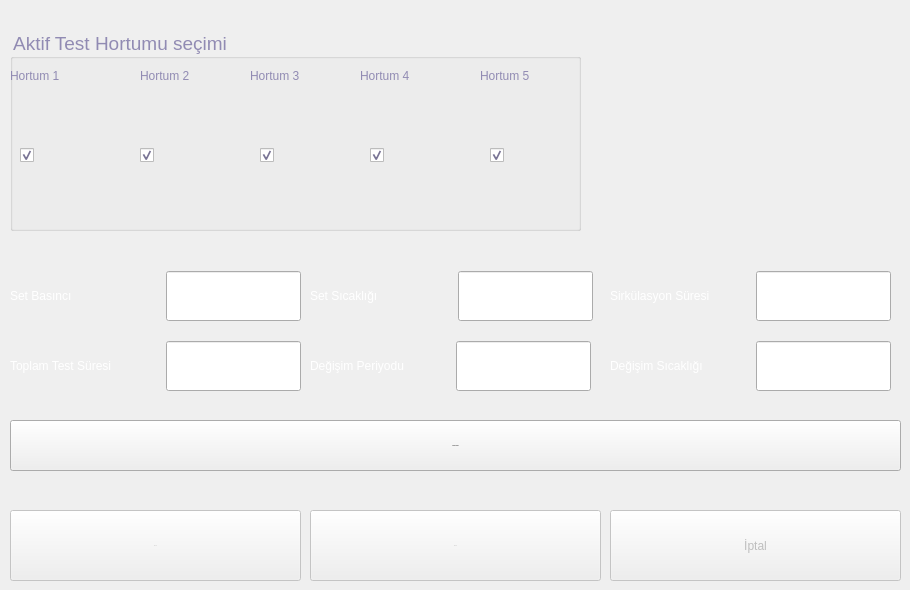
        <widget class="QWidget" name="p1500h">
         <widget class="QGroupBox" name="groupBox">
          <property name="geometry">
           <rect>
            <x>10</x>
            <y>30</y>
            <width>571</width>
            <height>201</height>
           </rect>
          </property>
          <property name="font">
           <font>
            <family>MS Shell Dlg 2</family>
            <pointsize>14</pointsize>
            <weight>50</weight>
            <italic>false</italic>
            <bold>false</bold>
           </font>
          </property>
          <property name="styleSheet">
           <string notr="true">font: 14pt &quot;MS Shell Dlg 2&quot;;
color :rgb(145, 139, 179);
</string>
          </property>
          <property name="title">
           <string>Aktif Test Hortumu seçimi</string>
          </property>
          <property name="alignment">
           <set>Qt::AlignLeading|Qt::AlignLeft|Qt::AlignVCenter</set>
          </property>
          <property name="flat">
           <bool>true</bool>
          </property>
          <property name="checkable">
           <bool>false</bool>
          </property>
          <widget class="QLabel" name="label_8">
           <property name="geometry">
            <rect>
             <x>470</x>
             <y>30</y>
             <width>91</width>
             <height>31</height>
            </rect>
           </property>
           <property name="text">
            <string>Hortum 5</string>
           </property>
           <property name="margin">
            <number>3</number>
           </property>
          </widget>
          <widget class="QCheckBox" name="checkBox_4">
           <property name="geometry">
            <rect>
             <x>130</x>
             <y>90</y>
             <width>61</width>
             <height>71</height>
            </rect>
           </property>
           <property name="text">
            <string/>
           </property>
           <property name="checked">
            <bool>true</bool>
           </property>
          </widget>
          <widget class="QCheckBox" name="checkBox_3">
           <property name="geometry">
            <rect>
             <x>480</x>
             <y>90</y>
             <width>61</width>
             <height>71</height>
            </rect>
           </property>
           <property name="text">
            <string/>
           </property>
           <property name="iconSize">
            <size>
             <width>32</width>
             <height>32</height>
            </size>
           </property>
           <property name="checked">
            <bool>true</bool>
           </property>
          </widget>
          <widget class="QCheckBox" name="checkBox">
           <property name="geometry">
            <rect>
             <x>10</x>
             <y>90</y>
             <width>61</width>
             <height>71</height>
            </rect>
           </property>
           <property name="text">
            <string/>
           </property>
           <property name="checkable">
            <bool>true</bool>
           </property>
           <property name="checked">
            <bool>true</bool>
           </property>
           <property name="tristate">
            <bool>false</bool>
           </property>
          </widget>
          <widget class="QLabel" name="label_6">
           <property name="geometry">
            <rect>
             <x>240</x>
             <y>30</y>
             <width>91</width>
             <height>31</height>
            </rect>
           </property>
           <property name="text">
            <string>Hortum 3</string>
           </property>
           <property name="margin">
            <number>3</number>
           </property>
          </widget>
          <widget class="QCheckBox" name="checkBox_2">
           <property name="geometry">
            <rect>
             <x>360</x>
             <y>90</y>
             <width>61</width>
             <height>71</height>
            </rect>
           </property>
           <property name="text">
            <string/>
           </property>
           <property name="checked">
            <bool>true</bool>
           </property>
          </widget>
          <widget class="QLabel" name="label_4">
           <property name="geometry">
            <rect>
             <x>0</x>
             <y>30</y>
             <width>91</width>
             <height>31</height>
            </rect>
           </property>
           <property name="text">
            <string>Hortum 1</string>
           </property>
           <property name="margin">
            <number>3</number>
           </property>
          </widget>
          <widget class="QLabel" name="label_7">
           <property name="geometry">
            <rect>
             <x>350</x>
             <y>30</y>
             <width>91</width>
             <height>31</height>
            </rect>
           </property>
           <property name="text">
            <string>Hortum 4</string>
           </property>
           <property name="margin">
            <number>3</number>
           </property>
          </widget>
          <widget class="QLabel" name="label_5">
           <property name="geometry">
            <rect>
             <x>130</x>
             <y>30</y>
             <width>91</width>
             <height>31</height>
            </rect>
           </property>
           <property name="text">
            <string>Hortum 2</string>
           </property>
           <property name="margin">
            <number>3</number>
           </property>
          </widget>
          <widget class="QCheckBox" name="checkBox_5">
           <property name="geometry">
            <rect>
             <x>250</x>
             <y>90</y>
             <width>61</width>
             <height>71</height>
            </rect>
           </property>
           <property name="text">
            <string/>
           </property>
           <property name="checked">
            <bool>true</bool>
           </property>
          </widget>
         </widget>
         <widget class="QPushButton" name="bPauseTest1500h">
          <property name="enabled">
           <bool>false</bool>
          </property>
          <property name="geometry">
           <rect>
            <x>310</x>
            <y>510</y>
            <width>291</width>
            <height>71</height>
           </rect>
          </property>
          <property name="minimumSize">
           <size>
            <width>94</width>
            <height>50</height>
           </size>
          </property>
          <property name="font">
           <font>
            <family>Gill Sans MT</family>
            <pointsize>-1</pointsize>
           </font>
          </property>
          <property name="styleSheet">
           <string notr="true">/*QPushButton {
color: #fff;
font-family: &quot;Gill Sans MT&quot;;
font-size: 21px;
border: 2px solid #c3fcf1;
border-radius: 11px;
padding: 5px;
background: qradialgradient(cx: 0.3, cy: -0.6,
fx: 0.3, fy: -0.4,
radius: 1.35, stop: 0 #65BAAB, stop: 1 #0E62A0);
min-width: 80px;
}
QPushButton:hover {
background: qradialgradient(cx: 0.3, cy: -0.4,
fx: 0.3, fy: -0.4,
radius: 1.35, stop: 0 #65BAAB, stop: 1 #0E62A0);
}
QPushButton:pressed {
background: qradialgradient(cx: 0.4, cy: -0.1,
fx: 0.4, fy: -0.1,
radius: 1.35, stop: 0 #65BAAB, stop: 1 #ddd);
}
QPushButton:disabled {
color: #888;
background: qradialgradient(cx: 0.4, cy: -0.1,
fx: 0.4, fy: -0.1,
radius: 1.35, stop: 0 #65BAAB, stop: 1 #ddd);
}</string>
          </property>
          <property name="text">
           <string>Beklet</string>
          </property>
         </widget>
         <widget class="QPushButton" name="bStopTest1500h">
          <property name="enabled">
           <bool>false</bool>
          </property>
          <property name="geometry">
           <rect>
            <x>610</x>
            <y>510</y>
            <width>291</width>
            <height>71</height>
           </rect>
          </property>
          <property name="minimumSize">
           <size>
            <width>94</width>
            <height>50</height>
           </size>
          </property>
          <property name="styleSheet">
           <string notr="true">/*QPushButton {
color: #fff;
font-family: &quot;Gill Sans MT&quot;;
font-size: 21px;
border: 2px solid #c3fcf1;
border-radius: 11px;
padding: 5px;
background: qradialgradient(cx: 0.3, cy: -0.6,
fx: 0.3, fy: -0.4,
radius: 1.35, stop: 0 #65BAAB, stop: 1 #0E62A0);
min-width: 80px;
}
QPushButton:hover {
background: qradialgradient(cx: 0.3, cy: -0.4,
fx: 0.3, fy: -0.4,
radius: 1.35, stop: 0 #65BAAB, stop: 1 #0E62A0);
}
QPushButton:pressed {
background: qradialgradient(cx: 0.4, cy: -0.1,
fx: 0.4, fy: -0.1,
radius: 1.35, stop: 0 #65BAAB, stop: 1 #ddd);
}
QPushButton:disabled {
color: #888;
background: qradialgradient(cx: 0.4, cy: -0.1,
fx: 0.4, fy: -0.1,
radius: 1.35, stop: 0 #65BAAB, stop: 1 #ddd);
}</string>
          </property>
          <property name="text">
           <string>İptal</string>
          </property>
         </widget>
         <widget class="QWidget" name="layoutWidget_2">
          <property name="geometry">
           <rect>
            <x>10</x>
            <y>270</y>
            <width>291</width>
            <height>52</height>
           </rect>
          </property>
          <layout class="QHBoxLayout" name="horizontalLayout_11">
           <item>
            <widget class="QLabel" name="label_52">
             <property name="styleSheet">
              <string notr="true">QLabel{
color : #fff;
font: 75 14pt &quot;Gill Sans MT&quot;;
}</string>
             </property>
             <property name="text">
              <string>Set Basıncı            </string>
             </property>
            </widget>
           </item>
           <item>
            <widget class="QLineEdit" name="leSetPressure1500h">
             <property name="sizePolicy">
              <sizepolicy hsizetype="Fixed" vsizetype="Fixed">
               <horstretch>0</horstretch>
               <verstretch>0</verstretch>
              </sizepolicy>
             </property>
             <property name="minimumSize">
              <size>
               <width>135</width>
               <height>50</height>
              </size>
             </property>
             <property name="maximumSize">
              <size>
               <width>135</width>
               <height>16777215</height>
              </size>
             </property>
            </widget>
           </item>
          </layout>
         </widget>
         <widget class="QPushButton" name="bStartTest1500h">
          <property name="enabled">
           <bool>false</bool>
          </property>
          <property name="geometry">
           <rect>
            <x>10</x>
            <y>510</y>
            <width>291</width>
            <height>71</height>
           </rect>
          </property>
          <property name="minimumSize">
           <size>
            <width>94</width>
            <height>50</height>
           </size>
          </property>
          <property name="font">
           <font>
            <family>Gill Sans MT</family>
            <pointsize>-1</pointsize>
           </font>
          </property>
          <property name="styleSheet">
           <string notr="true">/*QPushButton {
color: #fff;
font-family: &quot;Gill Sans MT&quot;;
font-size: 21px;
border: 2px solid #c3fcf1;
border-radius: 11px;
padding: 5px;
background: qradialgradient(cx: 0.3, cy: -0.6,
fx: 0.3, fy: -0.4,
radius: 1.35, stop: 0 #65BAAB, stop: 1 #0E62A0);
min-width: 80px;
}
QPushButton:hover {
background: qradialgradient(cx: 0.3, cy: -0.4,
fx: 0.3, fy: -0.4,
radius: 1.35, stop: 0 #65BAAB, stop: 1 #0E62A0);
}
QPushButton:pressed {
background: qradialgradient(cx: 0.4, cy: -0.1,
fx: 0.4, fy: -0.1,
radius: 1.35, stop: 0 #65BAAB, stop: 1 #ddd);
}
QPushButton:disabled {
color: #888;
background: qradialgradient(cx: 0.4, cy: -0.1,
fx: 0.4, fy: -0.1,
radius: 1.35, stop: 0 #65BAAB, stop: 1 #ddd);
}</string>
          </property>
          <property name="text">
           <string>Başlat</string>
          </property>
          <property name="iconSize">
           <size>
            <width>24</width>
            <height>15</height>
           </size>
          </property>
         </widget>
         <widget class="QPushButton" name="bSendProfile1500h">
          <property name="enabled">
           <bool>true</bool>
          </property>
          <property name="geometry">
           <rect>
            <x>10</x>
            <y>420</y>
            <width>891</width>
            <height>51</height>
           </rect>
          </property>
          <property name="minimumSize">
           <size>
            <width>94</width>
            <height>50</height>
           </size>
          </property>
          <property name="font">
           <font>
            <family>Gill Sans MT</family>
            <pointsize>-1</pointsize>
           </font>
          </property>
          <property name="styleSheet">
           <string notr="true">/*QPushButton {
color: #fff;
font-family: &quot;Gill Sans MT&quot;;
font-size: 21px;
border: 2px solid #c3fcf1;
border-radius: 11px;
padding: 5px;
background: qradialgradient(cx: 0.3, cy: -0.6,
fx: 0.3, fy: -0.4,
radius: 1.35, stop: 0 #65BAAB, stop: 1 #0E62A0);
min-width: 80px;
}
QPushButton:hover {
background: qradialgradient(cx: 0.3, cy: -0.4,
fx: 0.3, fy: -0.4,
radius: 1.35, stop: 0 #65BAAB, stop: 1 #0E62A0);
}
QPushButton:pressed {
background: qradialgradient(cx: 0.4, cy: -0.1,
fx: 0.4, fy: -0.1,
radius: 1.35, stop: 0 #65BAAB, stop: 1 #ddd);
}
QPushButton:disabled {
color: #888;
background: qradialgradient(cx: 0.4, cy: -0.1,
fx: 0.4, fy: -0.1,
radius: 1.35, stop: 0 #65BAAB, stop: 1 #ddd);
}</string>
          </property>
          <property name="text">
           <string>Seçimi Onayla</string>
          </property>
          <property name="iconSize">
           <size>
            <width>24</width>
            <height>15</height>
           </size>
          </property>
         </widget>
         <widget class="QWidget" name="layoutWidget_3">
          <property name="geometry">
           <rect>
            <x>310</x>
            <y>270</y>
            <width>283</width>
            <height>52</height>
           </rect>
          </property>
          <layout class="QHBoxLayout" name="horizontalLayout_12">
           <item>
            <widget class="QLabel" name="label_53">
             <property name="styleSheet">
              <string notr="true">QLabel{
color : #fff;
font: 75 14pt &quot;Gill Sans MT&quot;;
}</string>
             </property>
             <property name="text">
              <string>Set Sıcaklığı          </string>
             </property>
            </widget>
           </item>
           <item>
            <widget class="QLineEdit" name="leSetTemperature1500h">
             <property name="sizePolicy">
              <sizepolicy hsizetype="Fixed" vsizetype="Fixed">
               <horstretch>0</horstretch>
               <verstretch>0</verstretch>
              </sizepolicy>
             </property>
             <property name="minimumSize">
              <size>
               <width>135</width>
               <height>50</height>
              </size>
             </property>
             <property name="maximumSize">
              <size>
               <width>135</width>
               <height>16777215</height>
              </size>
             </property>
            </widget>
           </item>
          </layout>
         </widget>
         <widget class="QWidget" name="layoutWidget_4">
          <property name="geometry">
           <rect>
            <x>10</x>
            <y>340</y>
            <width>291</width>
            <height>52</height>
           </rect>
          </property>
          <layout class="QHBoxLayout" name="horizontalLayout_15">
           <item>
            <widget class="QLabel" name="label_54">
             <property name="styleSheet">
              <string notr="true">QLabel{
color : #fff;
font: 75 14pt &quot;Gill Sans MT&quot;;
}</string>
             </property>
             <property name="text">
              <string>Toplam Test Süresi</string>
             </property>
            </widget>
           </item>
           <item>
            <widget class="QLineEdit" name="leTotalTestDuration1500h">
             <property name="sizePolicy">
              <sizepolicy hsizetype="Fixed" vsizetype="Fixed">
               <horstretch>0</horstretch>
               <verstretch>0</verstretch>
              </sizepolicy>
             </property>
             <property name="minimumSize">
              <size>
               <width>135</width>
               <height>50</height>
              </size>
             </property>
             <property name="maximumSize">
              <size>
               <width>135</width>
               <height>16777215</height>
              </size>
             </property>
            </widget>
           </item>
          </layout>
         </widget>
         <widget class="QWidget" name="layoutWidget_5">
          <property name="geometry">
           <rect>
            <x>310</x>
            <y>340</y>
            <width>281</width>
            <height>52</height>
           </rect>
          </property>
          <layout class="QHBoxLayout" name="horizontalLayout_16">
           <item>
            <widget class="QLabel" name="label_55">
             <property name="styleSheet">
              <string notr="true">QLabel{
color : #fff;
font: 75 14pt &quot;Gill Sans MT&quot;;
}</string>
             </property>
             <property name="text">
              <string>Değişim Periyodu</string>
             </property>
            </widget>
           </item>
           <item>
            <widget class="QLineEdit" name="leLiquidChangePeriod1500h">
             <property name="sizePolicy">
              <sizepolicy hsizetype="Fixed" vsizetype="Fixed">
               <horstretch>0</horstretch>
               <verstretch>0</verstretch>
              </sizepolicy>
             </property>
             <property name="minimumSize">
              <size>
               <width>134</width>
               <height>50</height>
              </size>
             </property>
             <property name="maximumSize">
              <size>
               <width>135</width>
               <height>16777215</height>
              </size>
             </property>
            </widget>
           </item>
          </layout>
         </widget>
         <widget class="QWidget" name="layoutWidget_7">
          <property name="geometry">
           <rect>
            <x>610</x>
            <y>340</y>
            <width>281</width>
            <height>52</height>
           </rect>
          </property>
          <layout class="QHBoxLayout" name="horizontalLayout_17">
           <item>
            <widget class="QLabel" name="label_56">
             <property name="styleSheet">
              <string notr="true">QLabel{
color : #fff;
font: 75 14pt &quot;Gill Sans MT&quot;;
}</string>
             </property>
             <property name="text">
              <string>Değişim Sıcaklığı</string>
             </property>
            </widget>
           </item>
           <item>
            <widget class="QLineEdit" name="leLiquidChangePeriod1500h_2">
             <property name="sizePolicy">
              <sizepolicy hsizetype="Fixed" vsizetype="Fixed">
               <horstretch>0</horstretch>
               <verstretch>0</verstretch>
              </sizepolicy>
             </property>
             <property name="minimumSize">
              <size>
               <width>134</width>
               <height>50</height>
              </size>
             </property>
             <property name="maximumSize">
              <size>
               <width>135</width>
               <height>16777215</height>
              </size>
             </property>
            </widget>
           </item>
          </layout>
         </widget>
         <widget class="QWidget" name="layoutWidget_8">
          <property name="geometry">
           <rect>
            <x>610</x>
            <y>270</y>
            <width>281</width>
            <height>52</height>
           </rect>
          </property>
          <layout class="QHBoxLayout" name="horizontalLayout_18">
           <item>
            <widget class="QLabel" name="label_57">
             <property name="styleSheet">
              <string notr="true">QLabel{
color : #fff;
font: 75 14pt &quot;Gill Sans MT&quot;;
}</string>
             </property>
             <property name="text">
              <string>Sirkülasyon Süresi</string>
             </property>
            </widget>
           </item>
           <item>
            <widget class="QLineEdit" name="leLiquidChangePeriod1500h_3">
             <property name="sizePolicy">
              <sizepolicy hsizetype="Fixed" vsizetype="Fixed">
               <horstretch>0</horstretch>
               <verstretch>0</verstretch>
              </sizepolicy>
             </property>
             <property name="minimumSize">
              <size>
               <width>134</width>
               <height>50</height>
              </size>
             </property>
             <property name="maximumSize">
              <size>
               <width>135</width>
               <height>16777215</height>
              </size>
             </property>
            </widget>
           </item>
          </layout>
         </widget>
        </widget>
